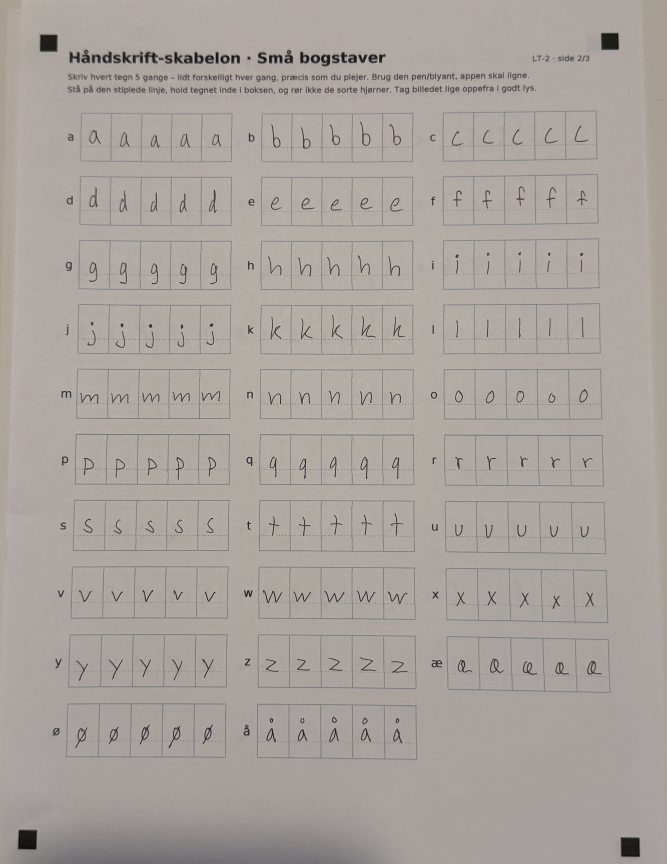
#> input picture haandskrift/fotos/haandskift2.jpg, 2666 x 3456 px (shown at 1/4 size)
$ python -i glyffer.py   (imports and definitions only)
#> lines starting #> are read from the running program, lines starting #| are printed output that depends on the picture; after the words box and inside, x2 and y2 are one past the last pixel; in counts of white or black regions, pixels touching at a corner belong together
#!/usr/bin/env python3
"""haandskrift/<saet>/*.jpg  ->  src/glyffer[-<saet>].json  (a handwriting as SVG paths)

For each photo: find the four black corner squares, rectify the sheet onto the template's own geometry
(haandskrift/skabelon.json), work out which of the three sheets it is, cut out all 5 x 29 boxes, drop the
template's light blue printing, keep only the pen, and trace what is left into an SVG path.

Run: python3 tools/glyffer.py [--fotos DIR] [--ud FIL] [--krads N] [--debug]
     (--debug also writes arbejde/ with the rectified sheets and cut-outs)
"""
import json, subprocess, sys
from pathlib import Path

import cv2
import numpy as np

ROOT = Path(__file__).resolve().parent.parent
# [1 line that did not run here, left out]
def _arg(name, fallback):
    return sys.argv[sys.argv.index(name) + 1] if name in sys.argv else fallback
FOTOS = ROOT / _arg("--fotos", "haandskrift/fotos")
OUT = ROOT / _arg("--ud", "src/glyffer.json")
# How solid a box has to be before it counts as scribbled out rather than written. It depends on the PEN: a fine
# pen leaves a real letter at 0.37 and a crossed-out one at 0.54 (Lukas' sheets), a thick one puts a plain "0" at
# 0.59 and the crossings-out at 0.66-0.68 (Louise's). So it is a knob, not a constant: --krads N.
KRADS = float(_arg("--krads", 0.45))
#> further down, picture is the input picture: shape (3456, 2666, 3); mean B, G, R 158, 163, 169.7
WORK = ROOT / "haandskrift/arbejde"
DEBUG = "--debug" in sys.argv
PAGE_W, PAGE_H = 1654, 2339  # the template rendered at 200 dpi; the photos are rectified onto this
GLYPH = 256                  # px the cut-out box is scaled to before tracing


def corner_squares(gray):
    """The four solid black squares, as (x, y) in image pixels, ordered tl, tr, br, bl."""
    h, w = gray.shape
#> h = 3456; w = 2666
    blur = cv2.GaussianBlur(gray, (5, 5), 0)
    th = cv2.adaptiveThreshold(blur, 255, cv2.ADAPTIVE_THRESH_MEAN_C, cv2.THRESH_BINARY_INV, 101, 20)
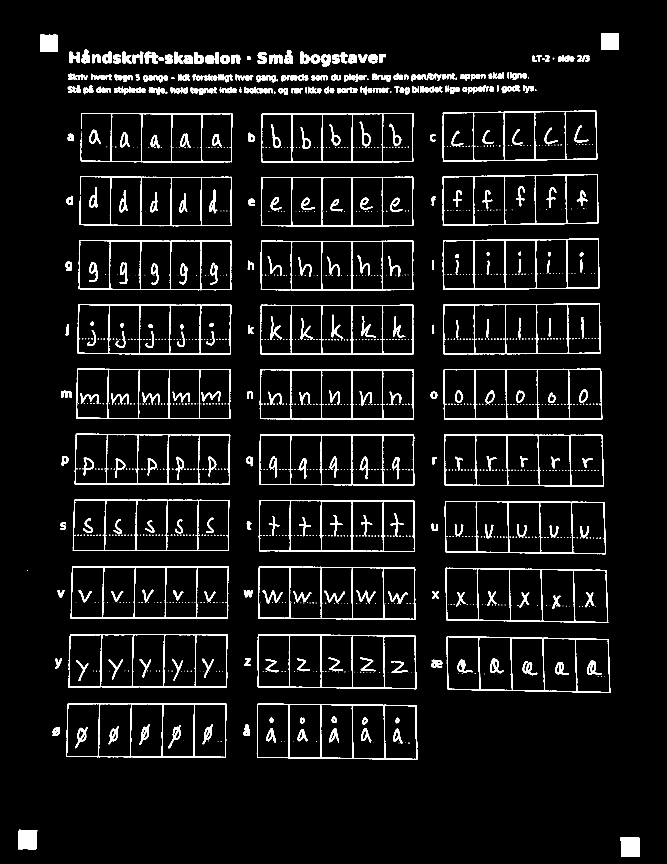
#> th: shape (3456, 2666) (shown at 1/4 size); 5.1% white; 1417 white regions (978 under 20 px), largest, box (x1, y1, x2, y2) and area: (1776, 1738, 2416, 1946) 9034, (299, 1735, 921, 1939) 8870, (1027, 2815, 1669, 3039) 8665
    n, lab, stats, cent = cv2.connectedComponentsWithStats(th, 8)
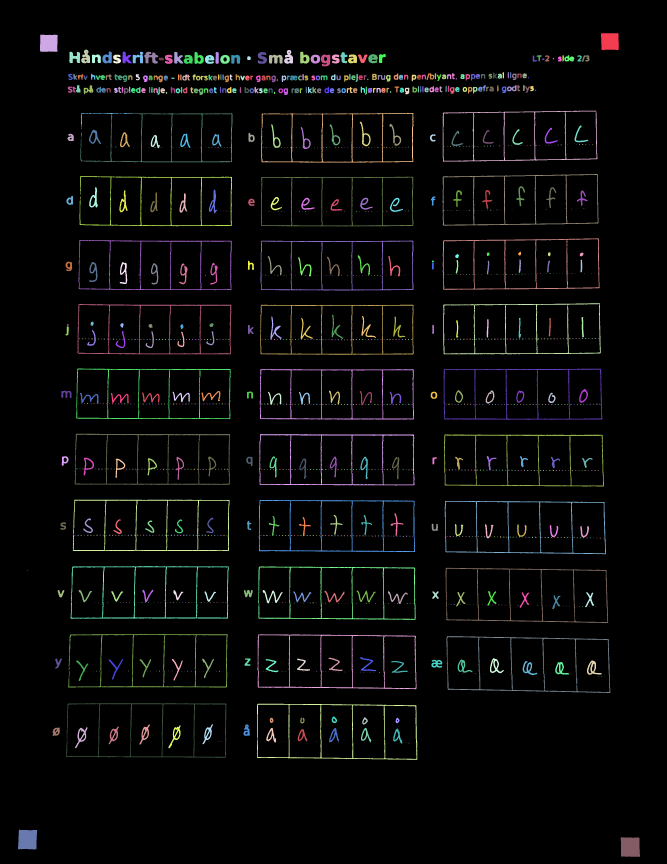
#> lab: shape (3456, 2666) int32 (shown at 1/4 size); 1418 distinct labels, from 0 to 1417; one colour per label, 0 black
#> n = 1418; stats = 1418 rows, first 6: [0, 0, 2666, 3456, 8748342], [2404, 132, 71, 68, 4593], [160, 139, 71, 68, 4646], [325, 198, 35, 55, 1217], [1137, 200, 35, 55, 1253], [277, 207, 43, 46, 1315]; cent = 1418 pairs, first value 108.5 to 2520.7, second value 165.6 to 3388
    side = 0.018 * max(w, h)
#> side = 62.21
    cands = [(cent[i][0], cent[i][1], stats[i][4]) for i in range(1, n)
             if 0.4 * side < stats[i][2] < 2.6 * side and 0.4 * side < stats[i][3] < 2.6 * side
             and stats[i][4] > 0.55 * stats[i][2] * stats[i][3]
             and abs(stats[i][2] - stats[i][3]) < 0.4 * max(stats[i][2], stats[i][3])]
#> cands = 50 items, first 6: (2439.3, 165.6, 4593), (194.6, 172.6, 4646), (343.5, 229.4, 1217), (1155.2, 230.9, 1253), (298, 229.4, 1315), (430.2, 232.3, 1164)
    if len(cands) < 4:
        raise SystemExit(f"  fandt kun {len(cands)} hjoernefirkanter – fotografer arket igen med alle fire hjoerner med")
    pts = []
    for cx, cy in [(0, 0), (w, 0), (w, h), (0, h)]:
        x, y, _ = min(cands, key=lambda p: (p[0] - cx) ** 2 + (p[1] - cy) ** 2)
        pts.append((x, y))
#> this loop made 4 passes
#> (x, y) on passes 1 to 4: (194.6, 172.6), (2439.3, 165.6), (2520.7, 3388), (109.8, 3358)
#> after the loop, pts = [(194.6, 172.6), (2439.3, 165.6), (2520.7, 3388), (109.8, 3358)]
    if len({(round(x), round(y)) for x, y in pts}) < 4:
        raise SystemExit("  de fire hjoerner faldt sammen – er et hjoerne skaaret af?")
    return np.float32(pts)


def rectify(img):
    gray = cv2.cvtColor(img, cv2.COLOR_BGR2GRAY)
    src = corner_squares(gray)
#> src = [[194.6, 172.6], [2439.3, 165.6], [2520.7, 3388], [109.8, 3358]]
#> (the run stopped early here; a loop or call above may not have finished)
